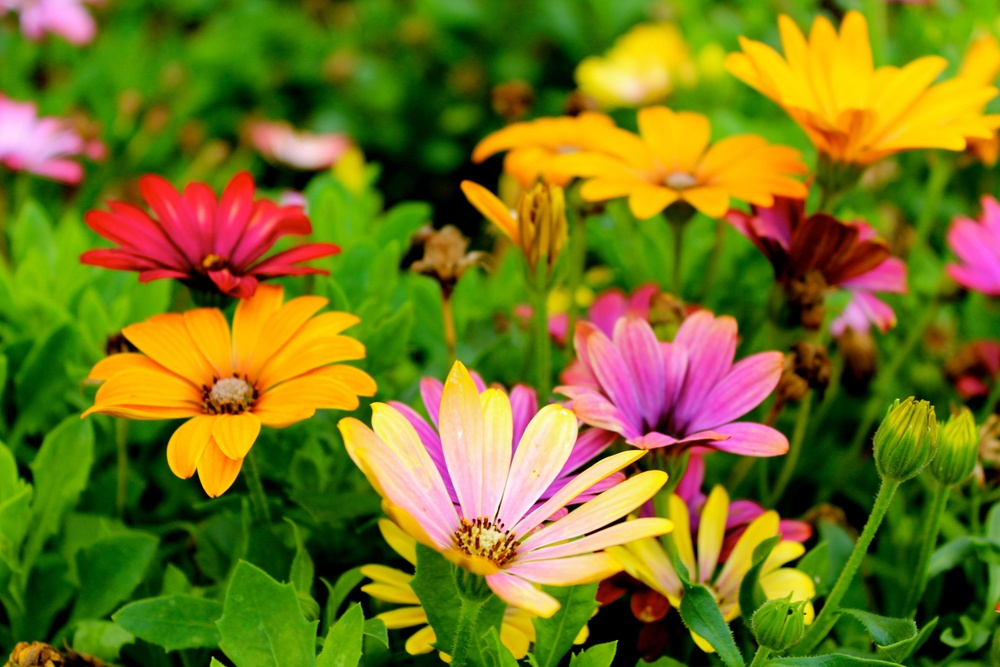
#> input picture dataset/flower.jpg, 1000 x 667 px, shrunk from 5184 x 3456 before the run, found by its file name
$ python lesson5_image_flipping.py
#> lines starting #> are read from the running program, lines starting #| are printed output that depends on the picture
"""
==========================================
Module 5 - Image Transformations
Lesson 5 - Image Flipping
==========================================
"""

import cv2

# Load image
image = cv2.imread("dataset/flower.jpg")
#> image is the input picture: shape (667, 1000, 3); mean B, G, R 27.5, 117.1, 117

if image is None:
    print("Error: Image not found!")
    exit()

# Flip horizontally
horizontal = cv2.flip(image, 1)
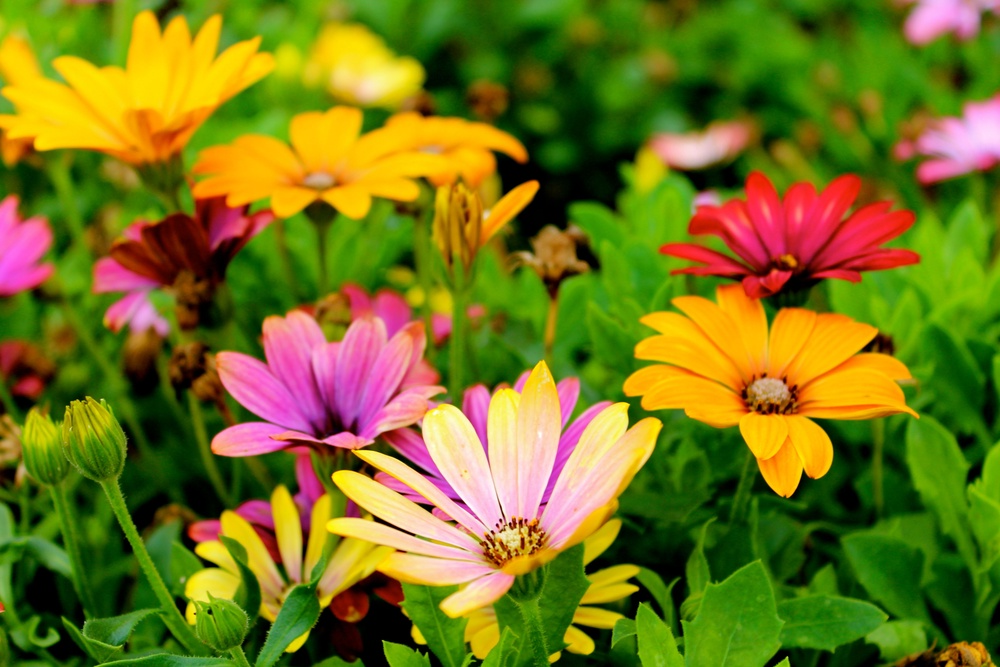
#> horizontal: shape (667, 1000, 3); mean B, G, R 27.5, 117.1, 117

# Flip vertically
vertical = cv2.flip(image, 0)
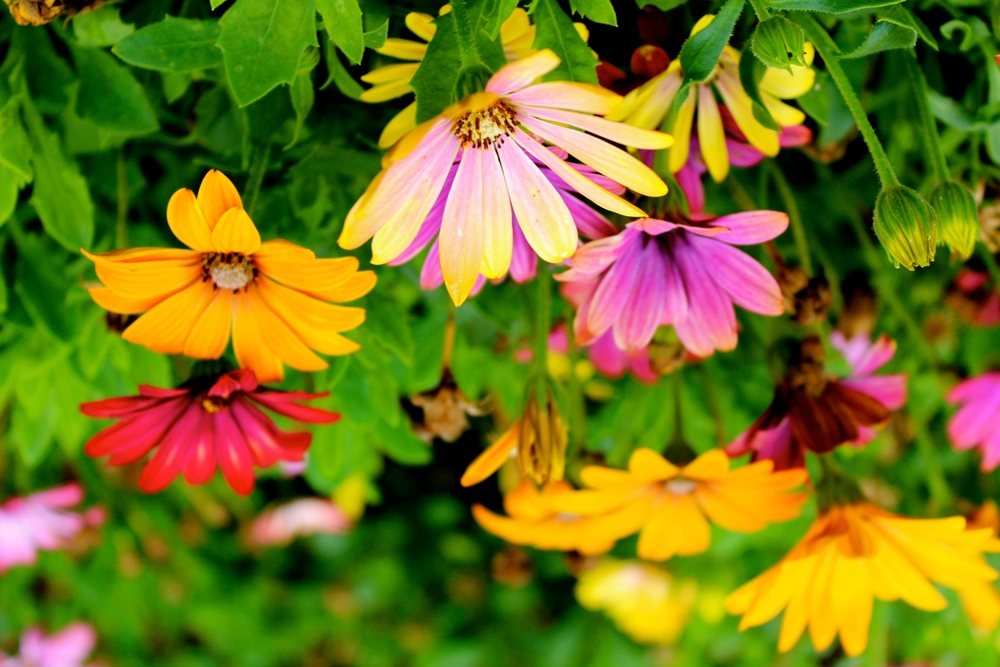
#> vertical: shape (667, 1000, 3); mean B, G, R 27.5, 117.1, 117

# Display images
cv2.imshow("Original Image", image)
cv2.imshow("Horizontal Flip", horizontal)
cv2.imshow("Vertical Flip", vertical)

cv2.waitKey(0)
cv2.destroyAllWindows()
